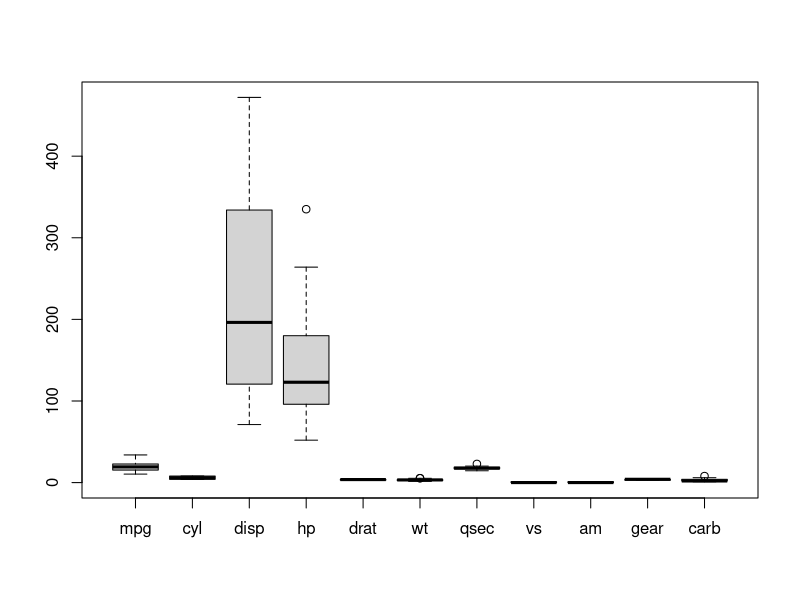
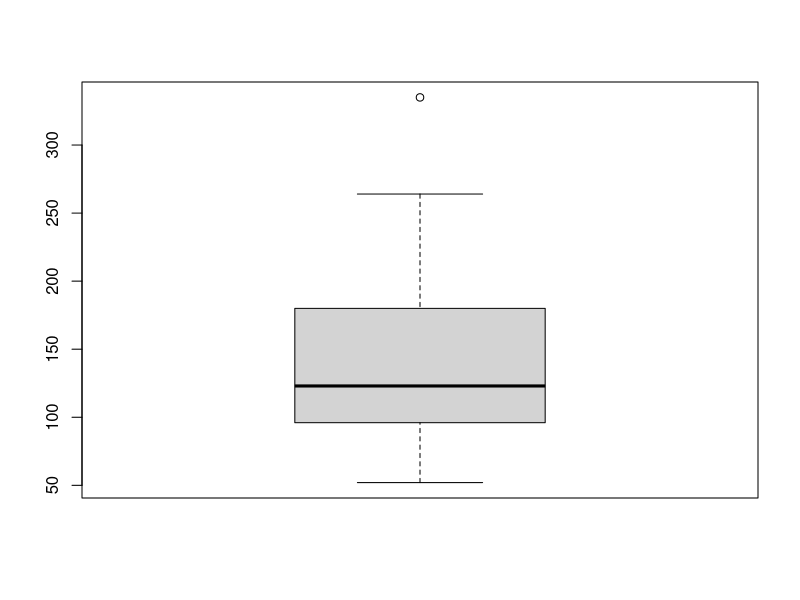

Source code (R) for these figures, in order:
##variable assignment
x=1                     # "="or "<-" is for assigning
x                       # ctrl+enter to execute the function
###Function and C is combining values into a vector or list
c(1,2,3)                # c is a function which combines values
a=c(1,2,3)              # assigning 
a
1+1                     #this is a comment


## to understand what is C function
help(c)


##If you are not sure about the name of the function you are looking for, 
#you can perform a fuzzy search with the apropos function.
apropos("nova")


#Numeric
x=10.5
x

class(x)     #class is used to identify whether the variable is categorical or numerical

k=1
k

class(k)

is.integer(k)             #is k an integer? "is." is used to check

#Integer
y=as.integer(3)           #"as." is used to convert
y                         #print the value of y

class(y)                  #print the class name of y
is.integer(y)             #is y an integer?
as.integer(3.14)          #coerce a complex variable

z=1+2i
z
class(z)

#Logical Value
x=3; y=2
z=x>y                    #is x greater than y?
z
class(z)
u=TRUE; v=FALSE
u&v                      #u and v
u|v                      #u or v
!u                       #negation u

#character
#A character object is used to represent string values in R.
x=as.character(3.14)     # convert object into character values
x
class(x)

fname="Joe"; lname="Smith"
paste(fname,lname)      #concatenation

substr("Mary has a little lamb.", start=3, stop =12)  #extract substring

sub("little","big","Mary has a little lamb.")         #"sub" is used to replace first occurence

# Vector Arithmetics
 a=c(1,3,5,7)               # vector string 1
 b=c(1,2,4,8)               # vector string 2
 a+b
 a-b
 a*b
 a/b
 a<b
 a>b
 a==b
 a<=b
 a>=b
 
 5 * a                   #multiply vector a by 5
 
 u= c(10,20,30)
 v= c(1,2,3,4,5,6,7,8,9)
 u+v

 s= c("aa","bb","cc","dd","ee")
 s[3]
 s[-3]                   #Negative index
 s[10]                   #Out-of-Range Index
 
 #Numeric Index Vector
 s=c("aa","bb","cc","dd","ee")
 s[c(2,3)]
 
 #duplicate
 s[c(2,3)]
 
 #Out of order indexes
 s[c(2,3,3)]
 
 #Range index
 s[2:4]
 
 
 # sorting examples using the mtcares dataset
 data()
 mtcars<-mtcars           #assigning name to mtcars dataset
 
 names(mtcars)            #header name of dataset
 attach(mtcars)           #fix dataset
 View(mtcars)             #view dataset
 head(mtcars,10)          #fetches top 6(default) rows of dataset, here 10
 tail(mtcars)             #fetches bottom 6 rows(default) of dataset
 summary(mtcars)          #calc mean,median,quartiles 
 boxplot(mtcars)          #boxplots all data
 boxplot(mtcars$hp)       #before $ -> dataset name, after $ -> fix the column 
 summary(mtcars$mpg)
 #sorting by mpg
 newdata <- mtcars[order(mpg),]    #order means sort he data in ascending order
 #sort by mpg and cyl
 newdata <- mtcars[order(mpg,cyl),]
 #sort by mpg(ascending and cyl(descending; since minus sign))
 newdata <- mtcars[order(mpg,-cyl),]
 detach(mtcars)
 
 #subsetting data
 myvars <- c("mpg","cyl","disp")
 dim(mtcars)                         #dimension of data
 newdata <- mtcars[myvars]
 newdata <- mtcars[c(1,5:10)]        #extract columns 
 
 #Dropping variable
 newdata$mpg <- NULL  
 #exclude 3rd & 5th variable
 newdata1 <- newdata[c(-3,-5)]       #delete column 3 & 5
 #using subset function
 newdata2 <- subset(mtcars, mpg>=20|wt<10, select=c(gear,qsec)) #subset, combination of rows and columns
 
 
 #Joins
 df1 = data.frame(customerid= c(1:6), product= c(rep("toaster",3),rep("radio",3)))
 df2 = data.frame(customerid= c(2,4,6),state= c(rep("alabama",2),rep("ohio",1)))
 #data.frame function combines 2 columns into one frame 
 
 names(df1)                          #names: to find name of the column/data
 names(df2)
 
 #innerjoin or merge
 merge(df1, df2, by ="customerid")
 
 #outerjoin
 merge(df1, df2, by ="customerid",all=TRUE)
 
 #left order
 merge(x=df1, y= df2, by="customerid", all.x=TRUE)
 
 #right order
 merge(x=df1, y= df2, by="customerid", all.y=TRUE)
 
 #merging
 product <- data.frame(loan_acc_no= c(234,235,236,237,238), interest= c(11,22,33,44,55), data=1:5)
 
 demo <- data.frame(loan_acc_no= c(234,235,236,5,4), interest= c(66,77,88,99,99), data=1:5)
 merge(product, demo, by = "loan_acc_no")  
 
 newdata <- mtcars
 newdata1 <- mtcars[c(1,2,3)]
 newdata2 <- newdata1[!duplicated(newdata1$cyl),]
 
 total <- merge(newdata,newdata1,by="mpg")
 
 #merge 2 data frames 
 total <- merge(newdata, newdata1, by=c("mpg","cyl"))
 
 #create vector objects
 
 city <- c("tampa","seattle","hartford","denver")
 state <- c("fl","wa","ct","co")
 zipcode <- c(33602, 98104, 061061, 80294)
 
 #combine above 3 vectors in 1 data frame
 addresses = data.frame(city, state, zipcode)
 View(addresses)
 
 #cbind: append column; same as data.frame 
 #using cbind (stores in vector format)
 addresses1 = cbind(city, state, zipcode)
 print(addresses1)
 
 #create another data frame using same columns
 city = c("lowry","charlotte")
 state = c("co","fl")
 zipcode =c(80230,33498)
 
 new.addresses <- data.frame(city, state, zipcode)
 print(new.addresses)
 
 #rbind: append rows , combines or appends rows from both data frames
 #same columns: primary ned
 
 all.addresses <- rbind(addresses, new.addresses)
 print(all.addresses)
 names(all.addresses)
 
 
 #renaming column name
 my_data <- iris
 names(my_data)[names(my_data)== "Sepal.Length"] <- "s_length"
 names(my_data)[names(my_data)== "Sepal.Width"] <- "spl_width"
 names(my_data)
 names(iris)
 
 #missing value
 y<- c(1,2,3,NA)              
 is.na(y)                       #na is missing value (not available)
 
 x<- c(1,2,NA,3)
 mean(x)
 
 #to remove missing values
 mean(x, na.rm=TRUE)            # rm is for removing, here, remove na
 #to remove all missing values records
 newdata <- na.omit(x)
 newdata
 #replace missing value
 x<- c(1,2,3,NA,6,7,8,NA,NA)
 library(gtools)
 na.replace(x, 999)                 #replacing na value with 999 
 
 
 #to replce mv by mean
 
math<- c(88,95,85, NA, 67, 98, NA, 67)
mean(math)
median(math)
math[is.na(math)]       #to check mvs
math[!is.na(math)]       #to check not mv
mean(math, na.rm=TRUE)
mean(math[!is.na(math)])
median(math[!is.na(math)])
math[is.na(math)] <- mean(math[!is.na(math)])
math



